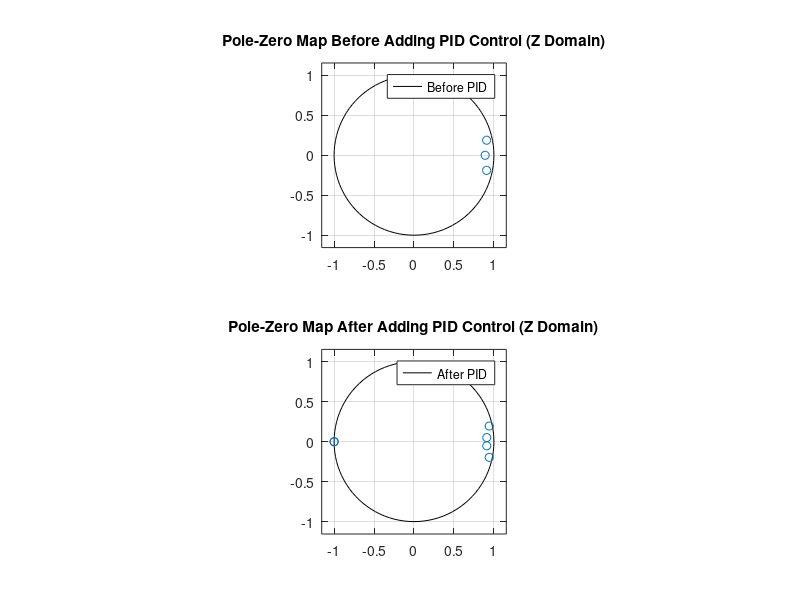

This chart was generated by the following MATLAB code:
% - Determine The system stability before and after adding the PID Control (using Z domain plot) in Z Domain. 

% Plant transfer function
numerator_plant = [10.06];
denominator_plant = [1, 2.646, 6.462, 5.49];

% PID controller parameters
Kp = 0.36962;
Ki = 0.50657;
Kd = 0.067425;

% Sampling time
Ts = 0.1;

% Setpoint
SP = 1;

disp("--------------------------------------------------------");

%% Determine the system stability before the PID tunning

sys_s = tf(numerator_plant, denominator_plant);
sys_z_c2d = c2d(sys_s, Ts, 'zoh'); 

% Check stability before PID control
isStable_before = isstable(sys_z_c2d);

% Display Stability Results Before PID Control
disp(['System Stability Before PID Control: ' num2str(isStable_before)]);

disp("--------------------------------------------------------");

%% Determine the system stability after the PID tunning

% PID controller transfer function
num_pid_s = [Kd, Kp, Ki];
den_pid_s = [1, 0];
sys_pid_s = tf(num_pid_s, den_pid_s);

% Discretize the PID controller transfer function
sys_pid_z = c2d(sys_pid_s, Ts, 'tustin');

% Closed-loop transfer function with unity feedback
sys_closed_loop = feedback(series(sys_z_c2d, sys_pid_z), 1);

% Check stability after PID control
isStable_after = isstable(sys_closed_loop);

% Display Stability Results After PID Control
disp(['System Stability After PID Control: ' num2str(isStable_after)]);

disp("--------------------------------------------------------");

%% Plot poles in the Z domain before PID control
figure;
subplot(2,1,1);
zplane(pole(sys_z_c2d));
title('Pole-Zero Map Before Adding PID Control (Z Domain)');
legend('Before PID');
grid on;

% Plot poles in the Z domain after PID control
subplot(2,1,2);
zplane(pole(sys_closed_loop));
title('Pole-Zero Map After Adding PID Control (Z Domain)');
legend('After PID');
grid on;
